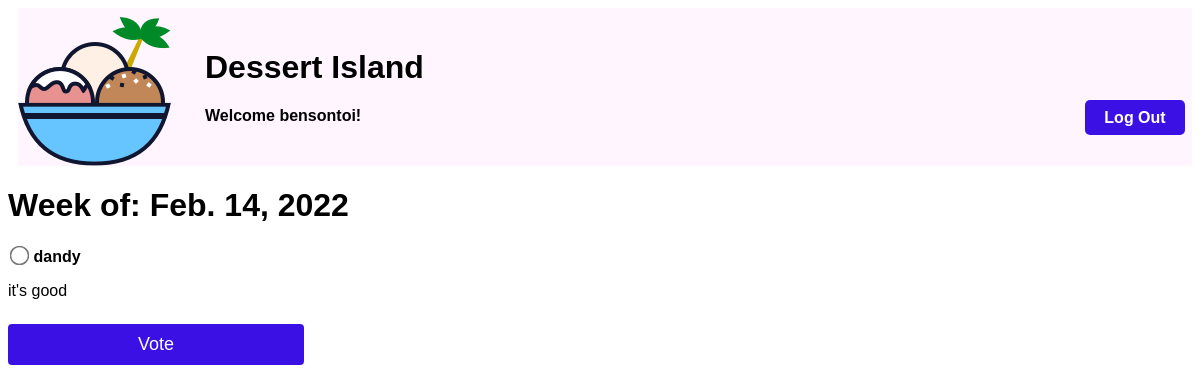
Screenshot of /polls/2/ (signed in) with the database file from the repository.
### weeklydessert/models.py (models this page shows, shortened)
class Week(models.Model):
    pub_date = models.DateTimeField("date published")
    def start_of_week(self):
        today = datetime.date.today()
        start_of_week = today + datetime.timedelta(days=-today.weekday(), weeks=1)
        return start_of_week

class Choice(models.Model):
    week = models.ForeignKey(Week, on_delete=models.CASCADE)
    dessert_choice = models.CharField(max_length=200)
    dessert_details = models.CharField(max_length=200)
    votes = models.IntegerField(default=0)

### weeklydessert/views.py (the view)
# urls.py: path("polls/<int:pk>/", views.DetailsView.as_view(), name="detail"),
class DetailsView(LoginRequiredMixin,DetailView):
    model = Week
    template_name = "detail.html"

### weeklydessert/templates/detail.html (shortened to what this page needs)
{% extends "header.html" %}
{% block content %}
{% load static %}
<link rel="stylesheet" type="text/css" href="{% static 'weeklydessert/detail.css' %}">
<h1>Week of: {{ week.start_of_week }}</h1>
<form action="{% url 'vote' week.id %}" method="post">
{% for choice in week.choice_set.all %}
    <input type="radio" name="choice" id="choice{{ forloop.counter }}" value="{{ choice.id }}">
    <label for="choice{{ forloop.counter }}">{{ choice.dessert_choice }}</label><br>
		<p>{{ choice.dessert_details }}</p>
{% endfor %}
<input type="submit" value="Vote">
</form>
{% endblock %}

### weeklydessert/templates/header.html (shortened to what this page needs)
{% load static %}
<link rel="stylesheet" type="text/css" href="{% static 'weeklydessert/header.css' %}">
<div class="header">
  <img src="{% static 'weeklydessert/Dessert.png' %}" >
	{% if user.username %}
        <a  class ='logout-button' href="{% url 'logout' %}">Log Out</a>
  {% endif %}
  <div class="header-content">
    <h1 class="header-title">Dessert Island</h1>
    {% if user.username %}
    <h4 class="header-greet">Welcome {{ user.username }}!</h4>
    {% endif %}
  </div>
</div>
{% block content%}
{% endblock %}

### weeklydessert/static/weeklydessert/header.css (style rules this page uses)
.header { display: flex; flex-direction: row; background-color: #FFF5FF; margin-left: 10px; }
.header-title { margin-bottom: 0; }
.header-content { display: flex; flex-direction: column; margin-left: 30px; align-items: center; justify-content: center; }
.header-greet { width: 100%; }
.logout-button { position: absolute; top: 100px; right: 15px; display: block; width: 80px; height: 15px; background: #3A10E5; padding: 10px; text-align: center; border-radius: 5px; color: white; font-weight: bold; line-height: 15px; text-decoration: none; }

### weeklydessert/static/weeklydessert/detail.css (style rules this page uses)
input[type=radio] { -ms-transform: scale(1.5); -webkit-transform: scale(1.5); transform: scale(1.5); }
label { font-weight: bold; }
input[type=submit] { background-color: #3A10E5; color: white; padding: 10px 14px; margin: 8px 0; border: none; border-radius: 4px; cursor: pointer; width: 25%; font-size: 18px; }

### rows the page displays
Week: start_of_week "Feb. 14, 2022"
Choice: dessert_choice "dandy", dessert_details "it's good"

### other values shown
{{ user.username }} "bensontoi"
